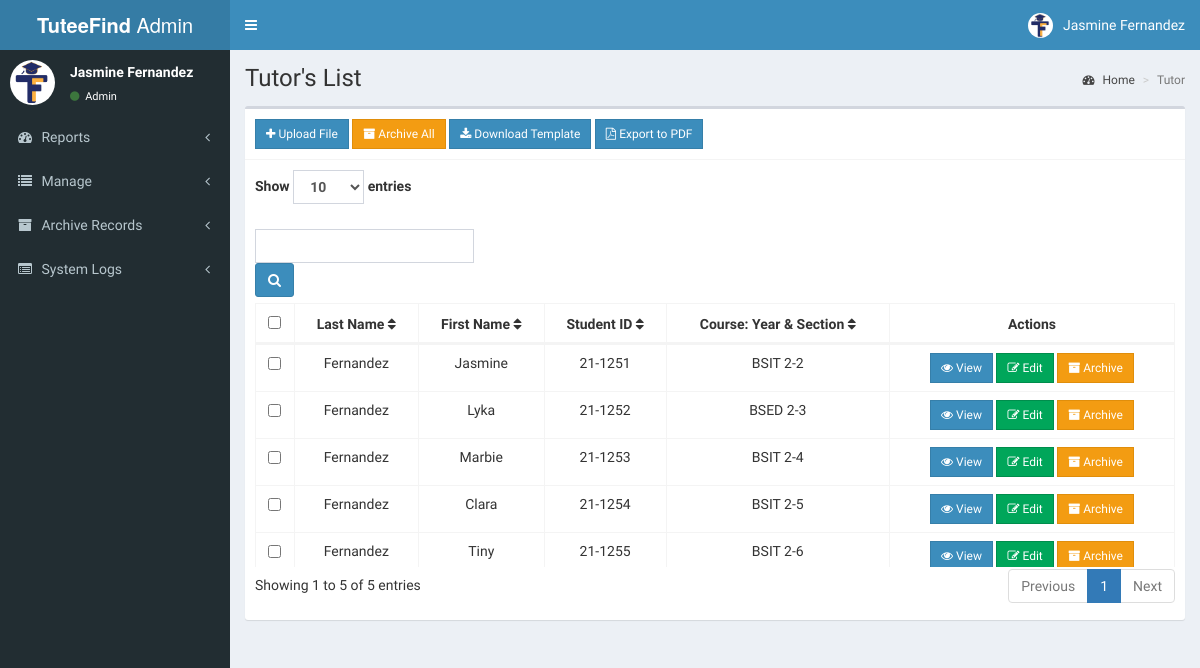
The app's page /admin/tutor.php (signed in) with its own data.
### tables this page shows
CREATE TABLE `tutor` (
  `id` int(11) NOT NULL,
  `firstname` varchar(255) NOT NULL,
  `lastname` varchar(255) NOT NULL,
  `age` int(11) DEFAULT NULL,
  `sex` varchar(10) DEFAULT NULL,
  `number` varchar(20) DEFAULT NULL,
  `barangay` varchar(255) DEFAULT NULL,
  `student_id` varchar(50) DEFAULT NULL,
  `course` varchar(100) DEFAULT NULL,
  `year_section` varchar(255) DEFAULT NULL,
  `photo` varchar(255) DEFAULT NULL,
  `professor` varchar(50) NOT NULL,
  `fblink` varchar(255) NOT NULL,
  `bio` text DEFAULT NULL,
  `emailaddress` varchar(255) NOT NULL,
  `password` varchar(255) NOT NULL
);

### admin/includes/session.php (called while the page is built, shortened)
<?php
	include 'includes/conn.php';
	$sql = "SELECT * FROM admin WHERE id = '".$_SESSION['admin']."'";
	$query = $conn->query($sql);
	$user = $query->fetch_assoc();
?>

### admin/tutor.php (the view, shortened to what this page needs)
<?php include 'includes/session.php'; ?>
<?php include 'includes/header.php'; ?>
<?php
$search = isset($_GET['search']) ? $_GET['search'] : '';
$page = isset($_GET['page']) ? (int)$_GET['page'] : 1;
$limit = isset($_GET['limit']) ? (int)$_GET['limit'] : 10;
$offset = ($page - 1) * $limit;
$sql = "SELECT id, lastname, firstname, student_id, course, year_section FROM tutor
         WHERE LOWER(lastname) LIKE LOWER('%$search%')
        OR LOWER(firstname) LIKE LOWER('%$search%')
        OR LOWER(student_id) LIKE LOWER('%$search%')
        OR LOWER(course) LIKE LOWER('%$search%')
        OR LOWER(year_section) LIKE LOWER('%$search%')
        OR LOWER(CONCAT(course, ' ', year_section)) LIKE LOWER('%$search%')
        LIMIT $limit OFFSET $offset";
$query = $conn->query($sql);
$total_sql = "SELECT COUNT(*) as total FROM tutor
                WHERE LOWER(lastname) LIKE LOWER('%$search%')
                OR LOWER(firstname) LIKE LOWER('%$search%')
                OR LOWER(student_id) LIKE LOWER('%$search%')
                OR LOWER(course) LIKE LOWER('%$search%')
                OR LOWER(year_section) LIKE LOWER('%$search%')
                OR LOWER(CONCAT(course, ' ', year_section)) LIKE LOWER('%$search%')";
$total_result = $conn->query($total_sql);
$total_rows = $total_result->fetch_assoc()['total'];
$total_pages = ceil($total_rows / $limit);
?>
<body class="hold-transition skin-blue sidebar-mini">
<div class="wrapper">
  <?php include 'includes/navbar.php'; ?>
  <?php include 'includes/menubar.php'; ?>
  <div class="content-wrapper">
    <section class="content-header">
      <h1>
        Tutor's List
      </h1>
      <ol class="breadcrumb">
        <li><a href="#"><i class="fa fa-dashboard"></i> Home</a></li>
        <li class="active">Tutor</li>
      </ol>
    </section>
    <section class="content">
      <div class="row">
        <div class="col-xs-12">
          <div class="box">
            <div class="box-header with-border">
              <a href="#add" data-toggle="modal" class="btn btn-primary btn-sm btn-flat"><i class="fa fa-plus"></i> Upload File</a>
              <button type="button" class="btn btn-warning btn-sm archiveAll btn-flat" onclick="archiveAllSelected()"><i class="fa fa-archive"></i> Archive All</button>
              <a href="../admin/excel-templates-tutor/tutor.xlsx" class="btn btn-primary btn-sm btn-flat"><i class="fa fa-download"></i> Download Template</a>
              <a href="tutor_pdf.php?search=<?php echo urlencode($search); ?>" class="btn btn-primary btn-sm btn-flat" target="_blank">
                <i class="fa fa-file-pdf-o"></i> Export to PDF
              </a>
            </div>
            <div class="box-body">
<form method="GET" action="tutor.php" class="form-inline d-flex justify-content-between align-items-center">
    <div class="form-group me-4">
        <label>Show
            <select name="limit" class="form-control" onchange="this.form.submit()">
                <option value="10" <?php if ($limit == 10) echo 'selected'; ?>>10</option>
            </select> entries
        </label>
        <div class="form-group me-2">
            <input type="text" name="search" placeholder="" value="<?php echo htmlspecialchars($search); ?>" class="form-control">
        </div>
        <button type="submit" class="btn btn-primary"><i class="fa fa-search"></i></button>
    </div>
</form>
<div id="example1_wrapper" class="dataTables_wrapper form-inline dt-bootstrap no-footer">
  <div class="row">
    <div class="col-sm-12">
      <div style="max-height: 270px; overflow-y: auto;" class="scrollable-table">
        <table id="example1" class="table table-bordered dataTable no-footer" role="grid" aria-describedby="example1_info">
          <thead>
            <tr role="row">
              <th><input type="checkbox" id="selectAll"></th>
              <th onclick="sortTable(1)">Last Name <i class="fa fa-sort" aria-hidden="true"></i></th>
              <th onclick="sortTable(2)">First Name <i class="fa fa-sort" aria-hidden="true"></i></th>
              <th onclick="sortTable(3)">Student ID <i class="fa fa-sort" aria-hidden="true"></i></th>
              <th onclick="sortTable(4)">Course: Year & Section <i class="fa fa-sort" aria-hidden="true"></i></th>
              <th>Actions</th>
            </tr>
          </thead>
          <tbody>
<?php
    while ($row = $query->fetch_assoc()) {
      echo "
        <tr role='row' class='odd'>
          <td><input type='checkbox' class='selectRow' value='" . $row['id'] . "'></td>
          <td class='sorting_1'>" . htmlspecialchars($row['lastname']) . "</td>
          <td>" . htmlspecialchars($row['firstname']) . "</td>
          <td>" . htmlspecialchars($row['student_id']) . "</td>
          <td>" . htmlspecialchars($row['course']) . " " . htmlspecialchars($row['year_section']) . "</td>
          <td>
             <button class='btn btn-primary btn-sm btn-flat view' data-id='".$row['id']."'><i class='fa fa-eye'></i> View</button>
              <button class='btn btn-success btn-sm edit btn-flat' data-id='".$row['id']."'><i class='fa fa-edit'></i> Edit</button>
              <button class='btn btn-warning btn-sm archiveTutor btn-flat' data-id='".$row['id']."'><i class='fa fa-archive'></i> Archive</button>
          </td>
        </tr>
      ";
    }
  ?>
</tbody>
</table>
</div>
    </div>
  </div>
              <div class="row">
                <div class="col-sm-5">
                  <div class="dataTables_info" id="example1_info" role="status" aria-live="polite">
                    Showing <?php echo ($offset + 1) . ' to ' . min($offset + $limit, $total_rows) . ' of ' . $total_rows . ' entries'; ?>
                  </div>
                </div>
                <div class="col-sm-7">
                  <div class="dataTables_paginate paging_simple_numbers" id="example1_paginate">
                    <ul class="pagination">
                      <li class="paginate_button previous <?php if ($page <= 1) echo 'disabled'; ?>" id="example1_previous">
                        <a href="?search=<?php echo urlencode($search); ?>&page=<?php echo $page - 1; ?>&limit=<?php echo $limit; ?>" aria-controls="example1" data-dt-idx="0" tabindex="0">Previous</a>
                      </li>
                      <?php for ($i = 1; $i <= $total_pages; $i++): ?>
                        <li class="paginate_button <?php if ($page == $i) echo 'active'; ?>">
                          <a href="?search=<?php echo urlencode($search); ?>&page=<?php echo $i; ?>&limit=<?php echo $limit; ?>" aria-controls="example1" data-dt-idx="<?php echo $i; ?>" tabindex="0"><?php echo $i; ?></a>
                        </li>
                      <?php endfor; ?>
                      <li class="paginate_button next <?php if ($page >= $total_pages) echo 'disabled'; ?>" id="example1_next">
                        <a href="?search=<?php echo urlencode($search); ?>&page=<?php echo $page + 1; ?>&limit=<?php echo $limit; ?>" aria-controls="example1" data-dt-idx="7" tabindex="0">Next</a>
                      </li>
                    </ul>
                  </div>
                </div>
              </div>
            </div>
          </div>
        </div>
      </div>
    </div>
  </section>
</div>
  <?php include 'includes/tutor_modal.php'; ?>
</div>
<?php include 'includes/scripts.php'; ?>
</body>
</html>

### admin/includes/navbar.php (shortened to what this page needs)
<header class="main-header">
  <a href="#" class="logo">
    <span class="logo-lg"><b>TuteeFind</b> Admin</span>
    </a>
  <nav class="navbar navbar-static-top">
    <a href="#" class="sidebar-toggle" data-toggle="push-menu" role="button">
    </a>
    <div class="navbar-custom-menu">
      <ul class="nav navbar-nav">
        <li class="dropdown user user-menu">
          <a href="#" class="dropdown-toggle" data-toggle="dropdown">
            <img src="<?php echo (!empty($user['photo'])) ? '../images/'.$user['photo'] : '../images/TuteeFindLogoName.jpg'; ?>" class="user-image" alt="User Image">
            <span class="hidden-xs"><?php echo $user['firstname'].' '.$user['lastname']; ?></span>
          </a>
        </li>
      </ul>
    </div>
  </nav>
</header>

### admin/includes/menubar.php (shortened to what this page needs)
<aside class="main-sidebar">
  <section class="sidebar">
    <div class="user-panel">
      <div class="pull-left image">
        <img src="<?php echo (!empty($user['photo'])) ? '../images/'.$user['photo'] : '../images/TuteeFindLogoName.jpg'; ?>" class="img-circle" alt="User Image">
      </div>
      <div class="pull-left info">
        <p><?php echo $user['firstname'].' '.$user['lastname']; ?></p>
        <a><i class="fa fa-circle text-success"></i> Admin</a>
      </div>
    </div>
    <ul class="sidebar-menu" data-widget="tree">
    <li class="treeview">
        <a href="#">
            <i class="fa fa-dashboard"></i> <span>Reports</span>
            <span class="pull-right-container">
                <i class="fa fa-angle-left pull-right"></i>
            </span>
        </a>
    </li>
    <li class="treeview">
        <a href="#">
            <i class="fa fa-list"></i> <span>Manage</span>
            <span class="pull-right-container">
                <i class="fa fa-angle-left pull-right"></i>
            </span>
        </a>
    </li>
    <li class="treeview">
        <a href="#">
            <i class="fa fa-archive"></i> <span>Archive Records</span>
            <span class="pull-right-container">
                <i class="fa fa-angle-left pull-right"></i>
            </span>
        </a>
    </li>
     <li class="treeview">
        <a href="#">
            <i class="fa fa-list-alt"></i> <span>System Logs</span>
            <span class="pull-right-container">
                <i class="fa fa-angle-left pull-right"></i>
            </span>
        </a>
    </li>
</ul>
  </section>
</aside>

### admin/tutor.php (style rules this page uses)
.scrollable-table { max-height: 230px; overflow-y: auto; border-collapse: collapse; display: block; }
.scrollable-table thead { position: sticky; top: 0; background-color: #fff; z-index: 1; }
table { width: 100%; border-collapse: collapse; }
table th, table td { padding: 10px; border: 1px solid #ddd; }
table td button { padding: 5px 10px; background-color: #007bff; color: white; border: none; cursor: pointer; border-radius: 4px; }
table th { text-align: center; }
table td { text-align: center; }
table td button { display: inline-block; text-align: center; }

### records on screen
tutor: lastname "Fernandez", firstname "Jasmine", student "21-1251", course "BSIT", year_section "2-2"
tutor: lastname "Fernandez", firstname "Lyka", student "21-1252", course "BSED", year_section "2-3"
tutor: lastname "Fernandez", firstname "Marbie", student "21-1253", course "BSIT", year_section "2-4"
tutor: lastname "Fernandez", firstname "Clara", student "21-1254", course "BSIT", year_section "2-5"
tutor: lastname "Fernandez", firstname "Tiny", student "21-1255", course "BSIT", year_section "2-6"

### other values on screen
$user['firstname'] "Jasmine"
$user['lastname'] "Fernandez"
$offset + 1 "1"
min($offset + $limit, $total_rows) "5"
$total_rows "5"
